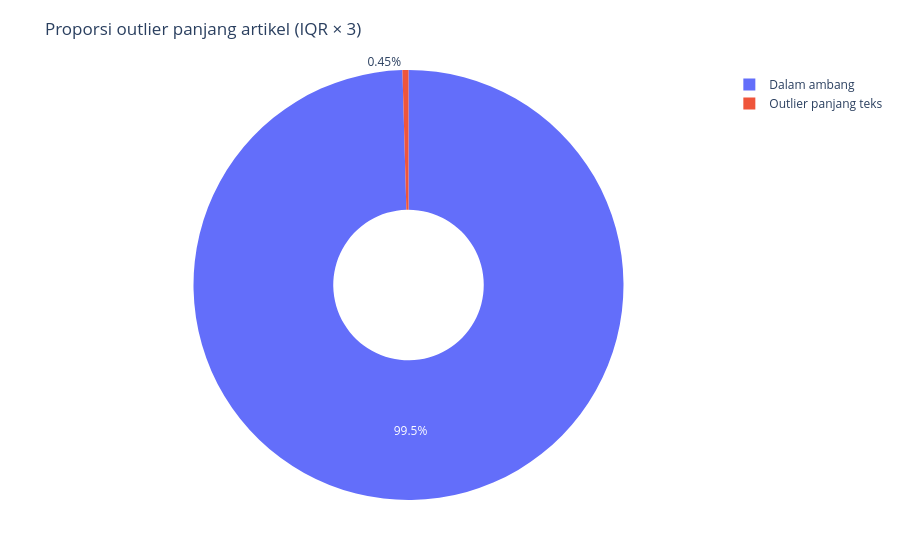

Notebook cell for this chart:
### Markdown cell above
## Grafik 8. Persentase artikel berlabel outlier

### Code cell
outliers = (lf.group_by("body_length_outlier").agg(pl.len().alias("jumlah"))
            .collect().to_pandas())
outliers["status"] = outliers["body_length_outlier"].map({True:"Outlier panjang teks", False:"Dalam ambang"})
fig = px.pie(outliers, names="status", values="jumlah",
             title="Proporsi outlier panjang artikel (IQR × 3)", hole=0.35)
show_save(fig, "08_outlier_artikel.html")

### Figure 1 — Plotly figure (JSON) as saved in the notebook; plotly's stock layout.template omitted (floating-point values rounded to 4 significant figures)
{"data": [{"domain": {"x": [0, 1], "y": [0, 1]}, "hole": 0.35, "hovertemplate": "status=%{label}<br>jumlah=%{value}<extra></extra>", "labels": ["Dalam ambang", "Outlier panjang teks"], "legendgroup": "", "name": "", "showlegend": true, "type": "pie", "values": [1536704, 6953]}], "layout": {"legend": {"tracegroupgap": 0}, "margin": {"b": 60, "l": 60, "r": 30, "t": 70}, "title": {"text": "Proporsi outlier panjang artikel (IQR × 3)"}}}
